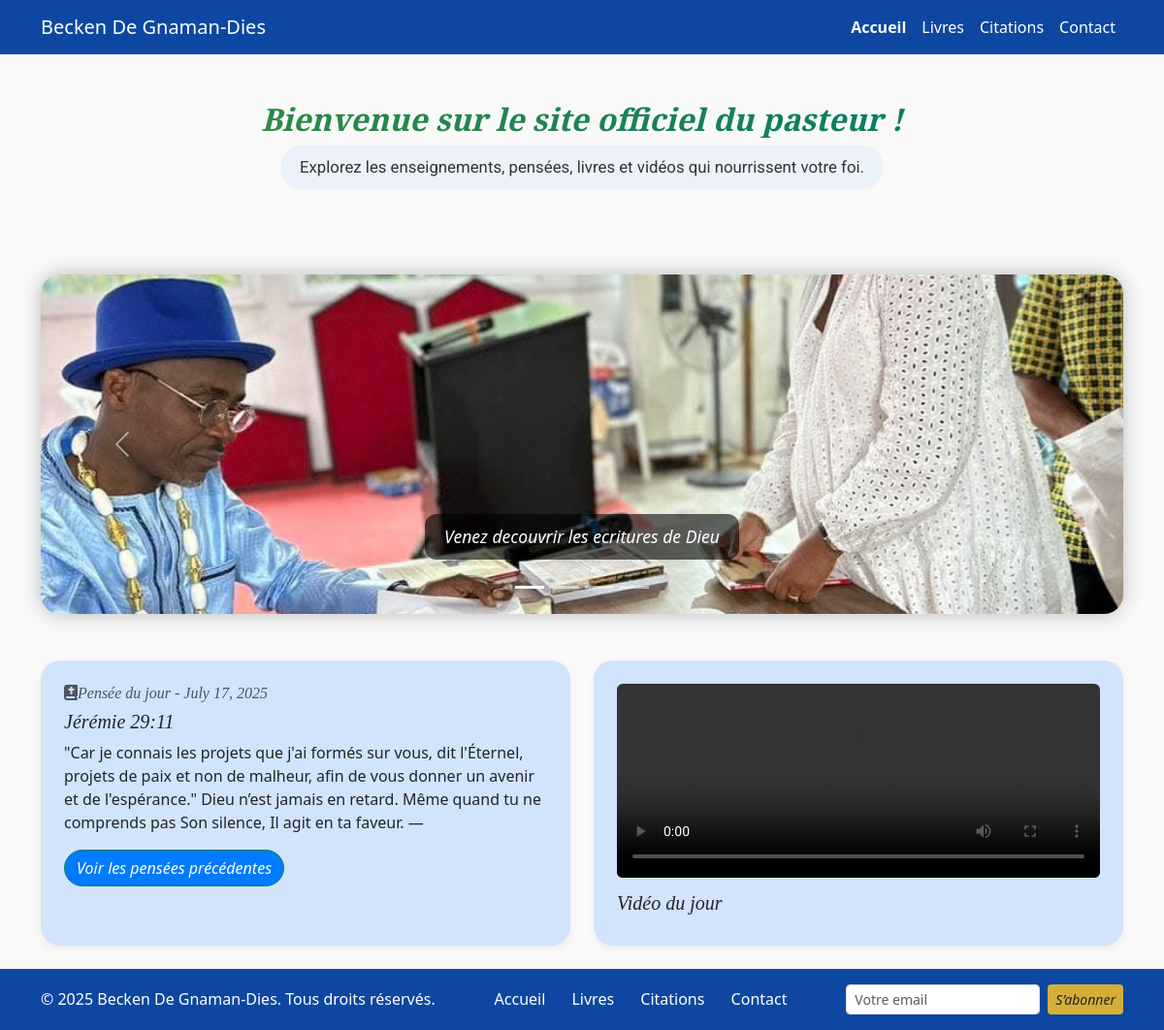
The page / on the database its author committed.
### home/models.py (models this page shows, shortened)
class CarouselImage(models.Model):
    image = models.ImageField(upload_to='carousel/')
    legende = models.CharField(max_length=255, blank=True)

### citations/models.py (models this page shows, shortened)
class Citation(models.Model):
    titre = models.CharField(max_length=200)
    contenu = models.TextField()
    date = models.DateField()
    video_url = models.URLField(blank=True, null=True, help_text="Lien YouTube ou autre")
    video_fichier = models.FileField(upload_to='videos/', blank=True, null=True, help_text="Ou téléversez une vidéo")

### home/views.py (the view)
# urls.py: path('', views.home, name='home'),
def home(request):
    pasteur = Pasteur.objects.first()
    aujourd_hui = timezone.now().date()
    citation_du_jour = Citation.objects.filter(date=aujourd_hui).first()
    pensee = PenseeDuJour.objects.order_by('-date').first()
    images = CarouselImage.objects.all()
    return render(request, 'home.html', {
        'images': images,
        'pasteur': pasteur,
        'pensee': pensee,
        'citation_du_jour':citation_du_jour
    })

### home/templates/home.html (shortened to what this page needs)
{% load static %}
<!DOCTYPE html>
<html lang="fr">
<head>
    <link rel="stylesheet" href="{% static 'css/home.css' %}">
    <link href="https://cdn.jsdelivr.net/npm/bootstrap@5.3.3/dist/css/bootstrap.min.css" rel="stylesheet">
    <link rel="stylesheet" href="https://cdnjs.cloudflare.com/ajax/libs/font-awesome/6.5.0/css/all.min.css">
    <link rel="stylesheet" href="https://cdn.jsdelivr.net/npm/animate.css@4.1.1/animate.min.css" />
</head>
<body>
    <nav class="navbar navbar-expand-lg navbar-dark navbar-custom">
        <div class="container">
            <a class="navbar-brand" href="{% url 'home' %}">Becken De Gnaman-Dies</a>
            <div class="collapse navbar-collapse" id="navbarNav">
                <ul class="navbar-nav ms-auto">
                    <li class="nav-item"><a
                            class="nav-link {% if request.resolver_match.url_name == 'home' %}active{% endif %}"
                            href="{% url 'home' %}">Accueil</a></li>
                    <li class="nav-item"><a
                            class="nav-link {% if request.resolver_match.url_name == 'books' %}active{% endif %}"
                            href="{% url 'books' %}">Livres</a></li>
                    <li class="nav-item"><a
                            class="nav-link {% if request.resolver_match.url_name == 'citations' %}active{% endif %}"
                            href="{% url 'citations' %}">Citations</a></li>
                    <li class="nav-item"><a
                            class="nav-link {% if request.resolver_match.url_name == 'contacts' %}active{% endif %}"
                            href="{% url 'contacts' %}">Contact</a></li>
                </ul>
            </div>
        </div>
    </nav>
<section class="py-4 text-center welcome-section">
    <div class="container">
        <div class="p-4 hero-message animate-fade-in">
            <h2 class="welcome-hero-text">Bienvenue sur le site officiel du pasteur !</h2>
            <p class="welcome-subtext">
                Explorez les enseignements, pensées, livres et vidéos qui nourrissent votre foi.
            </p>
        </div>
    </div>
</section>
    <div class="container my-4">
        <div id="carouselExampleIndicators" class="carousel slide rounded-carousel" data-bs-ride="carousel">
            <div class="carousel-indicators">
                {% for i in images %}
                <button type="button" data-bs-target="#carouselExampleIndicators" data-bs-slide-to="{{ forloop.counter0 }}"
                    class="{% if forloop.first %}active{% endif %}" aria-current="true"
                    aria-label="Slide {{ forloop.counter }}"></button>
                {% endfor %}
            </div>
            <div class="carousel-inner">
                {% for image in images %}
                <div class="carousel-item {% if forloop.first %}active{% endif %}">
                    <img src="{{ image.image.url }}" class="d-block w-100" alt="Image {{ forloop.counter }}">
                    <div class="carousel-caption d-none d-md-block">
                        <p>{{ image.legende }}</p>
                    </div>
                </div>
                {% endfor %}
            </div>
            <button class="carousel-control-prev" type="button" data-bs-target="#carouselExampleIndicators"
                data-bs-slide="prev">
                <span class="carousel-control-prev-icon"></span>
            </button>
            <button class="carousel-control-next" type="button" data-bs-target="#carouselExampleIndicators"
                data-bs-slide="next">
                <span class="carousel-control-next-icon"></span>
            </button>
        </div></div>
    <section class="py-4">
        <div class="container">
            <div class="row g-4">
                <div class="col-md-6">
                    <div class="box-citation h-100">
                        <h6 class="text-muted"><i class="fas fa-bible bible-icon"></i>Pensée du jour - {{ citation_du_jour.date }}</h6>
                        <h5>{{ citation_du_jour.titre }}</h5>
                        <p>{{ citation_du_jour.contenu }}</p>
                        <a href="{% url 'citations' %}" class="btn btn-success btn-text-black rounded-pill">Voir les
                            pensées précédentes</a>
                    </div>
                </div>
                <div class="col-md-6">
                    <div class="box-citation-video h-100">
                        {% if citation_du_jour and citation_du_jour.video %}
                        <iframe src="{{ citation_du_jour.video.url }}" class="w-100 rounded" height="200"
                            frameborder="0" allowfullscreen></iframe>
                        {% else %}
                        <video width="100%" height="200" class="rounded" controls>
                            <source src="{% static 'video/video2.mp4' %}" type="video/mp4">
                        </video>
                        {% endif %}
                        <h5 class="text mt-2">Vidéo du jour</h5>
                    </div>
                </div>
            </div>
        </div>
    </section>
    <footer class="custom-footer py-3">
        <div class="container d-flex flex-column flex-md-row justify-content-between align-items-center">
            <p class="mb-2 mb-md-0">&copy; 2025 Becken De Gnaman-Dies. Tous droits réservés.</p>
            <ul class="list-inline mb-2 mb-md-0">
                <li class="list-inline-item"><a href="{% url 'home' %}" class="text-white text-decoration-none">Accueil</a>
                </li>
                <li class="list-inline-item"><a href="{% url 'books' %}" class="text-white text-decoration-none">Livres</a>
                </li>
                <li class="list-inline-item"><a href="{% url 'citations' %}"
                        class="text-white text-decoration-none">Citations</a></li>
                <li class="list-inline-item"><a href="{% url 'contacts' %}"
                        class="text-white text-decoration-none">Contact</a></li>
            </ul>
            <form class="d-flex" style="gap: 8px;" method="POST" action="{% url 'newsletter' %}">
                <input type="email" name="email" class="form-control form-control-sm" placeholder="Votre email" required>
                <button class="btn btn-warning btn-sm text-dark">S’abonner</button>
            </form>
        </div>
    </footer>
</body>
</html>

### static/css/home.css (style rules this page uses)
body { font-family: 'Roboto', sans-serif; margin: 0; padding: 0; background-color: #f9f9f9 !important; color: #212529; transition: background-color 0.3s ease; }
h1, h2, h3, h4, h5, h6, .btn, blockquote, .citation, .contenu { font-family: 'Playfair Display', serif; font-weight: 600; font-style: italic; }
a, .btn, .card-bio, .box-citation, .navbar a { transition: all 0.3s ease-in-out; }
.navbar-custom { background-color: #0d47a1 !important; }
.navbar a { color: white !important; font-weight: 500; }
.nav-link.active { color: #f9f9f9 !important; font-weight: bold; }
.animate-fade-in { animation: fadeInUp 1.2s ease-out; }
.welcome-hero-text { font-family: 'Playfair Display', serif; font-size: 2rem; font-weight: 600; background: linear-gradient(90deg, #388e3c, #00796b); -webkit-background-clip: text; -webkit-text-fill-color: transparent; margin-bottom: 0.5rem; }
.welcome-subtext { background-color: rgba(0, 123, 255, 0.05); display: inline-block; padding: 0.6rem 1.2rem; border-radius: 20px; font-size: 1.05rem; color: #333; font-family: 'Roboto', sans-serif; }
.rounded-carousel { border-radius: 20px; overflow: hidden; box-shadow: 0 0 20px rgba(0, 0, 0, 0.25); }
.carousel-item img { width: 100%; height: 350px; object-fit: cover; display: block; }
.carousel-caption p { background-color: rgba(0, 0, 0, 0.6); padding: 10px 20px; border-radius: 12px; font-size: 1.1rem; font-style: italic; color: #fff; display: inline-block; }
.carousel-caption { bottom: 20px; }
.box-citation, .box-citation-video { background-color: #d2e3fc; border-radius: 20px; padding: 1.5rem; box-shadow: 0 4px 10px rgba(0, 0, 0, 0.05); width: 100%; }
.box-citation-video video { width: 100%; height: 200px; object-fit: cover; border-radius: 12px; }
.btn-dark, .btn-text-black { background: #007bff !important; color: white !important; border: none; font-weight: 600; }
.custom-footer { background-color: #0d47a1; color: white; }
footer ul { list-style: none; padding-left: 0; margin-bottom: 0; }
footer ul li { display: inline; margin-left: 15px; }
footer ul li:first-child { margin-left: 0; }
footer input[type="email"] { max-width: 200px; }
footer .btn-warning { background-color: #d4af37; color: white; border: none; }

### rows shown on the page
CarouselImage: image (picture), legende "Venez decouvrir les ecritures de Dieu"
Citation: date "July 17, 2025", titre "Jérémie 29:11", contenu "\"Car je connais les projets que j'ai formés sur vous, dit l'Éternel, projets de paix et non de malheur, afin de vous donner un avenir et de l'espérance.\" Dieu n’est jamais en retard. Même quand tu ne comprends pas Son silence, Il agit en ta faveur. —"
